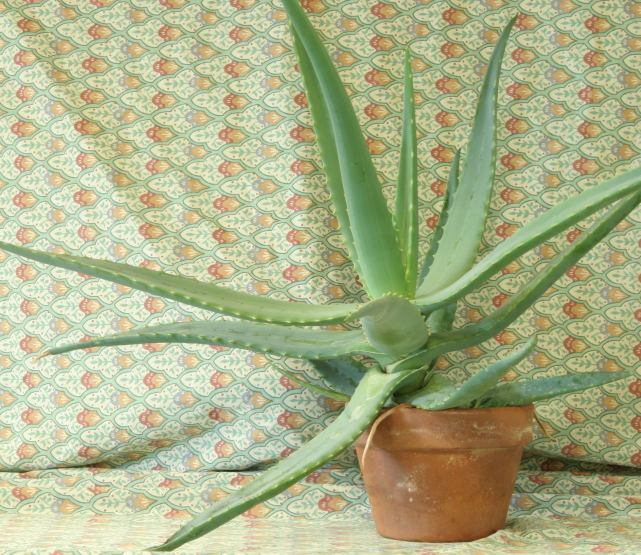
#> input picture media/stereo/aloeL.jpg, 1282 x 1110 px, found by its file name (shown at 1/2 size)
$ jupyter execute StereoDepthMap-Practic.ipynb
#> lines starting #> are read from the running program, lines starting #| are printed output that depends on the picture; after the words box and inside, x2 and y2 are one past the last pixel; in counts of white or black regions, pixels touching at a corner belong together
[cell 1]
import cv2 as cv
import os
import matplotlib.pyplot as plt
import numpy as np

[cell 2]
def readImg(imgPath):
    root = os.getcwd()
    imgPath = os.path.join(root, imgPath)
    img = cv.imread(imgPath, cv.IMREAD_GRAYSCALE)
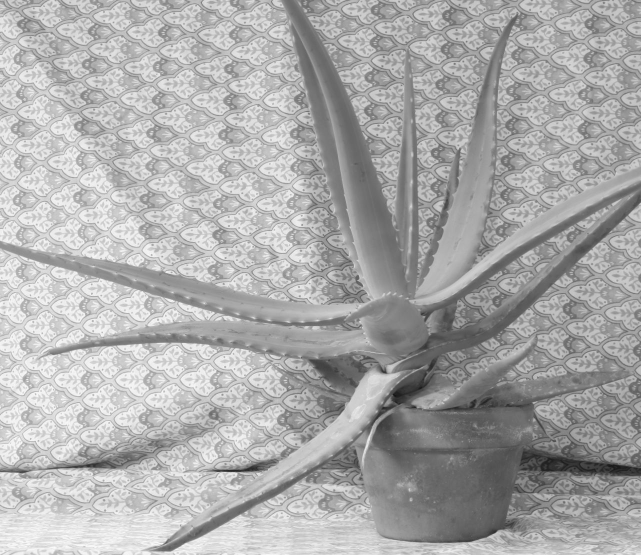
#> img: shape (1110, 1282) (shown at 1/2 size); min 18, max 255, mean 170.8
    return img


LeftImg = readImg('./media/depth-estimation/stereo/aloeL.jpg')
RightImg = readImg('./media/depth-estimation/stereo/aloeR.jpg')
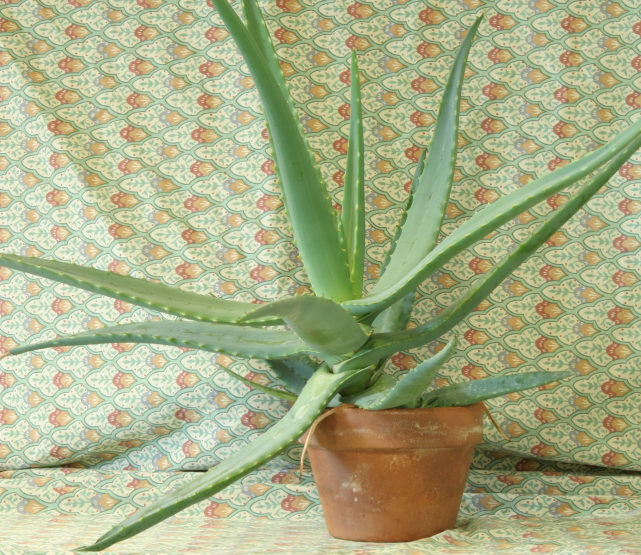
#> input picture media/stereo/aloeR.jpg, 1282 x 1110 px, found by its file name (shown at 1/2 size)
#> in readImg (call 2), `img = cv.imread(imgPath, cv.IMREAD_GRAYSCALE)`:
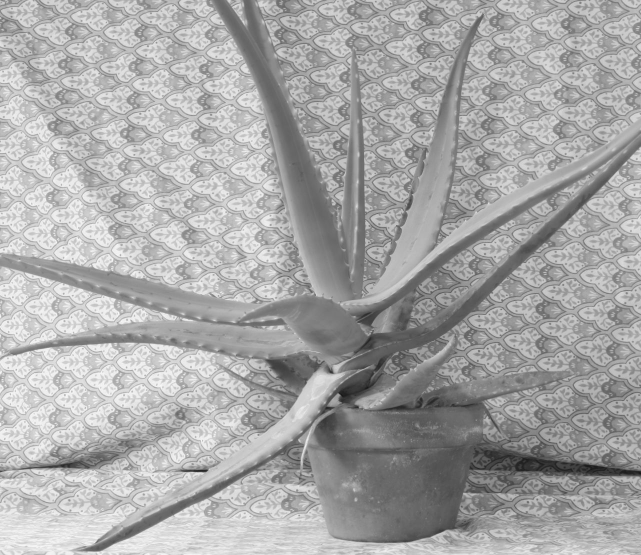
#> img: shape (1110, 1282) (shown at 1/2 size); min 18, max 255, mean 167.8

[cell 3]
def depthBM(leftImg, rightImg, ndisp=6, blockSize=21):

    stereo = cv.StereoBM.create(16*ndisp, blockSize)
    disparity = stereo.compute(leftImg, rightImg)

    disparity_normalized = cv.normalize(disparity, None, 0, 255, cv.NORM_MINMAX)
    disparity_normalized = np.uint8(disparity_normalized)

    return disparity_normalized

[cell 4]
def depthSGBM(imgLeft, imgRight, ndisp=6, windowSize=3, minDisp=0):
    stereo = cv.StereoSGBM.create(minDisp,
                                  16*ndisp-minDisp,
                                  windowSize,
                                  P1=16*3*windowSize**2,
                                  P2=64*3*windowSize**2,
                                  disp12MaxDiff=1,
                                  uniquenessRatio=10,
                                  speckleWindowSize=100,
                                  speckleRange=32,
                                  preFilterCap=63,
                                  mode=cv.StereoSGBM_MODE_SGBM
                                  )
    disparity = stereo.compute(imgLeft, imgRight)
    disparity_normalized = cv.normalize(disparity, None, 0, 255, cv.NORM_MINMAX)
    disparity_normalized = np.uint8(disparity_normalized)

    return disparity_normalized

### Single Stereo Test

in this test we use dataset image.

[cell 5]
plt.figure()

plt.subplot(121)
plt.imshow(LeftImg, cmap='gray')
plt.axis('off')

plt.subplot(122)
plt.imshow(RightImg, cmap='gray')
plt.axis('off')

plt.show()
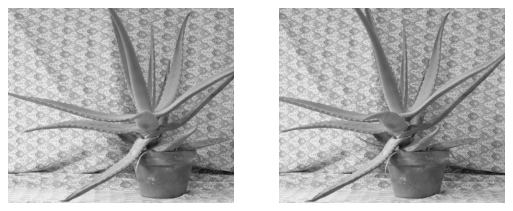
#> figure drawn by matplotlib, 2 panels

[cell 6]
disp1 = depthBM(LeftImg, RightImg)
disp2 = depthBM(LeftImg, RightImg, 2)
#> call 2 of depthBM, with ndisp = 2, blockSize = 21
#> in depthBM (call 2), `disparity = stereo.compute(leftImg, rightImg)`:
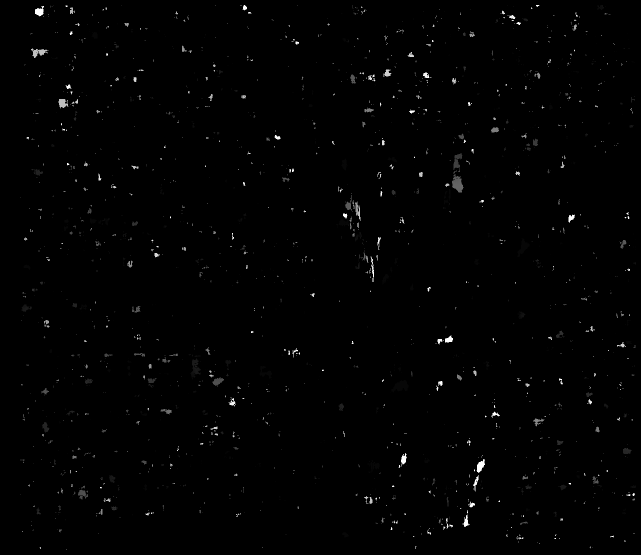
#> disparity: shape (1110, 1282) int16 (shown at 1/2 size); min -16, max 496, mean -12; drawn with min black and max white
disp3 = depthBM(LeftImg, RightImg, 12)

disp4 = depthBM(LeftImg, RightImg, 12, 15)
disp5 = depthBM(LeftImg, RightImg, 12, 9)


plt.figure(figsize=(15,4))
plt.title('Disparity Maps - Block')
plt.axis('off')

plt.subplot(151)
plt.imshow(disp1, cmap='gray')
plt.title('6,21')
plt.axis('off')

plt.subplot(152)
plt.imshow(disp2, cmap='gray')
plt.title('2,21')
plt.axis('off')

plt.subplot(153)
plt.imshow(disp3, cmap='gray')
plt.title('12,21')
plt.axis('off')


plt.subplot(154)
plt.imshow(disp4, cmap='gray')
plt.title('12,15')
plt.axis('off')

plt.subplot(155)
plt.imshow(disp5, cmap='gray')
plt.title('12,9')
plt.axis('off')

plt.show()

[cell 7]
disp = depthSGBM(LeftImg, RightImg)
#> in depthSGBM, `disparity = stereo.compute(imgLeft, imgRight)`:
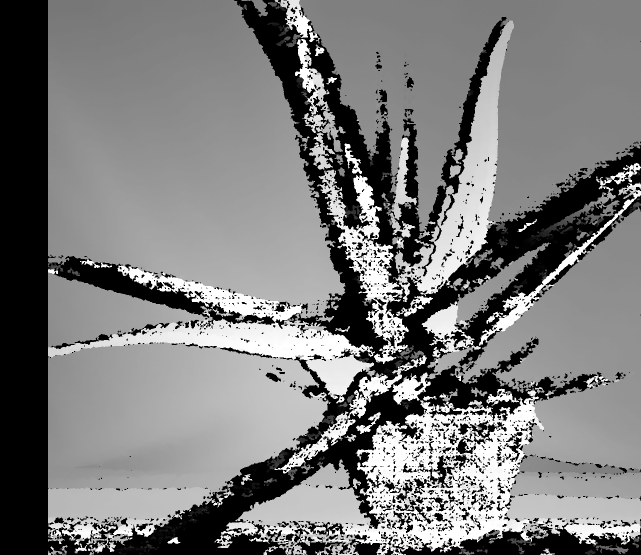
#> disparity: shape (1110, 1282) int16 (shown at 1/2 size); min -16, max 1520, mean 729.2; drawn with min black and max white
disp2 = depthSGBM(LeftImg, RightImg, ndisp=12, windowSize=3)
disp3 = depthSGBM(LeftImg, RightImg, ndisp=12, windowSize=9)
#> call 3 of depthSGBM, with ndisp = 12, windowSize = 9, minDisp = 0
#> in depthSGBM (call 3), `disparity = stereo.compute(imgLeft, imgRight)`:
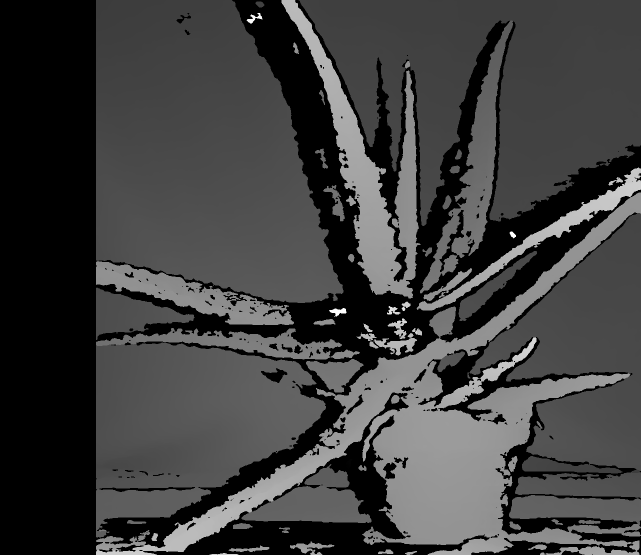
#> disparity: shape (1110, 1282) int16 (shown at 1/2 size); min -16, max 3056, mean 756.4; drawn with min black and max white
disp4 = depthSGBM(LeftImg, RightImg, ndisp=10, windowSize=9)
#> call 4 of depthSGBM, with ndisp = 10, windowSize = 9, minDisp = 0
#> in depthSGBM (call 4), `disparity = stereo.compute(imgLeft, imgRight)`:
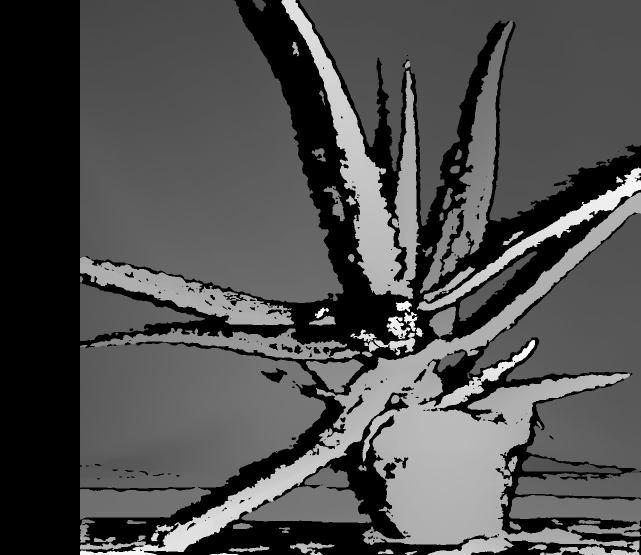
#> disparity: shape (1110, 1282) int16 (shown at 1/2 size); min -16, max 2544, mean 780.7; drawn with min black and max white

plt.figure(figsize=(12,4))
plt.title('Disparity Maps - Global Block Matching')
plt.axis('off')

plt.subplot(141)
plt.imshow(disp, cmap='gray')
plt.title('ndisp=6, windowSize=3')
plt.axis('off')

plt.subplot(142)
plt.imshow(disp2, cmap='gray')
plt.title('ndisp=12, windowSize=3')
plt.axis('off')

plt.subplot(143)
plt.imshow(disp3, cmap='gray')
plt.title('ndisp=12, windowSize=9')
plt.axis('off')

plt.subplot(144)
plt.imshow(disp4, cmap='gray')
plt.title('ndisp=10, windowSize=9')
plt.axis('off')


plt.show()

[cell 8]
disparity = disp4

h, w = disparity.shape[:2]
#> h = 1110; w = 1282
focal_length = 0.8 * w
#> focal_length = 1025.6
Q = np.float32([
    [1, 0, 0, -0.5*w],
    [0,-1, 0,  0.5*h],
    [0, 0, 0, -focal_length],
    [0, 0, 1, 0]
])

[cell 9]
points_3D = cv.reprojectImageTo3D(disparity, Q)
#> points_3D: shape (1110, 1282, 3) float32; 31.6% of the values are NaN or infinite; the others: min -512.8, max 30, mean -2.85
mask = disparity > disparity.min()
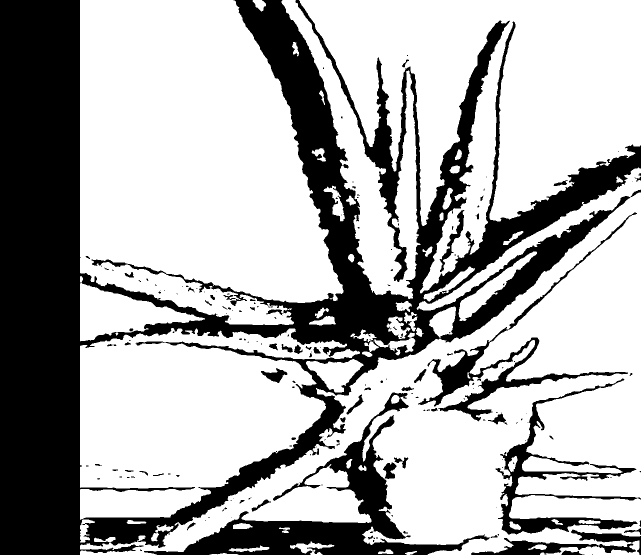
#> mask: shape (1110, 1282) bool (shown at 1/2 size); 68.4% white; 197 black regions (134 under 20 px), largest, box (x1, y1, x2, y2) and area: (0, 0, 1282, 1110) 369376, (288, 785, 980, 1110) 38805, (991, 757, 1275, 1069) 14138
points = points_3D[mask]
colors = cv.cvtColor(LeftImg, cv.COLOR_BGR2RGB)[mask]

[cell 10]
def write_ply(filename, verts, colors):
    verts = verts.reshape(-1, 3)
    colors = colors.reshape(-1, 3)
    verts = np.hstack([verts, colors])
    ply_header = '''ply
format ascii 1.0
element vertex %(vert_num)d
property float x
property float y
property float z
property uchar red
property uchar green
property uchar blue
end_header
'''
    with open(filename, 'w') as f:
        f.write(ply_header % dict(vert_num=len(verts)))
        np.savetxt(f, verts, '%f %f %f %d %d %d')

write_ply('point_cloud.ply', points, colors)
print("point cloud saved as point_cloud.ply")

[cell 11]
from mpl_toolkits.mplot3d import Axes3D

fig = plt.figure(figsize=(10,7))
ax = fig.add_subplot(111, projection='3d')

sample = np.random.choice(points.shape[0], size=5000, replace=False)
ax.scatter(points[sample,0], points[sample,1], points[sample,2],
           c=colors[sample]/255.0, s=1)
plt.show()
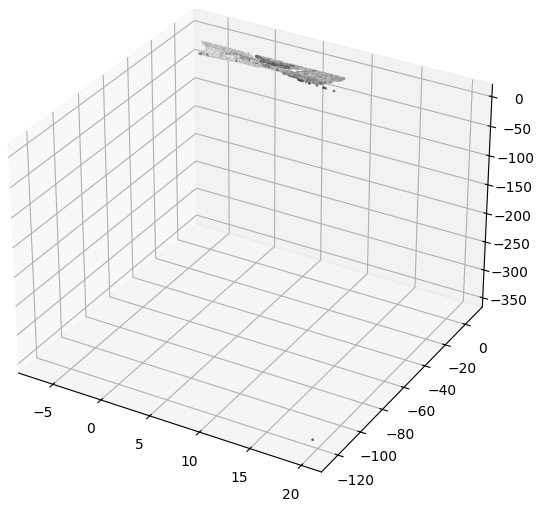
#> figure drawn by matplotlib, 1 panel
